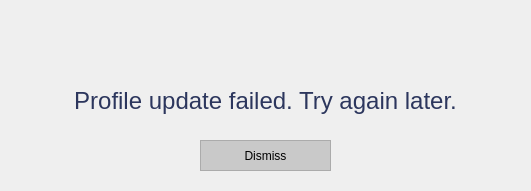
<?xml version="1.0" encoding="UTF-8"?>
<ui version="4.0">
 <class>Dialog</class>
 <widget class="QDialog" name="Dialog">
  <property name="geometry">
   <rect>
    <x>0</x>
    <y>0</y>
    <width>531</width>
    <height>191</height>
   </rect>
  </property>
  <property name="minimumSize">
   <size>
    <width>531</width>
    <height>191</height>
   </size>
  </property>
  <property name="maximumSize">
   <size>
    <width>531</width>
    <height>191</height>
   </size>
  </property>
  <property name="windowTitle">
   <string>Update Pilot Error</string>
  </property>
  <property name="windowIcon">
   <iconset>
    <normaloff>../../Resources/logo_svg.svg</normaloff>../../Resources/logo_svg.svg</iconset>
  </property>
  <widget class="QWidget" name="layoutWidget">
   <property name="geometry">
    <rect>
     <x>20</x>
     <y>9</y>
     <width>491</width>
     <height>121</height>
    </rect>
   </property>
   <layout class="QVBoxLayout" name="verticalLayout_3">
    <item>
     <widget class="QLabel" name="label">
      <property name="text">
       <string/>
      </property>
      <property name="pixmap">
       <pixmap>../../Resources/error.png</pixmap>
      </property>
      <property name="alignment">
       <set>Qt::AlignCenter</set>
      </property>
     </widget>
    </item>
    <item>
     <widget class="QLabel" name="lbl_error">
      <property name="font">
       <font>
        <family>Helvetica</family>
        <pointsize>19</pointsize>
       </font>
      </property>
      <property name="text">
       <string>&lt;html&gt;&lt;head/&gt;&lt;body&gt;&lt;p&gt;&lt;span style=&quot; font-size:18pt; color:#2c365d;&quot;&gt;Profile update failed. Try again later.&lt;/span&gt;&lt;/p&gt;&lt;/body&gt;&lt;/html&gt;</string>
      </property>
      <property name="alignment">
       <set>Qt::AlignCenter</set>
      </property>
     </widget>
    </item>
   </layout>
  </widget>
  <widget class="QPushButton" name="btn_OK">
   <property name="geometry">
    <rect>
     <x>200</x>
     <y>140</y>
     <width>131</width>
     <height>31</height>
    </rect>
   </property>
   <property name="minimumSize">
    <size>
     <width>131</width>
     <height>31</height>
    </size>
   </property>
   <property name="maximumSize">
    <size>
     <width>131</width>
     <height>31</height>
    </size>
   </property>
   <property name="styleSheet">
    <string notr="true">QPushButton {
color: rgb(0, 0, 0);
background-color: rgb(201, 201, 201);
border: 1.2px solid #ABABAB;
outline: none;}

QPushButton:hover{
color: rgb(255, 255, 255);
background-color: rgb(171, 171, 171);
outline: none;
border: none;
}

QPushButton:pressed{
color: rgb(255, 255, 255);
background-color: rgb(129, 129, 129);
outline: none;
border: none;
}


</string>
   </property>
   <property name="text">
    <string>Dismiss</string>
   </property>
  </widget>
 </widget>
 <resources/>
 <connections/>
</ui>
